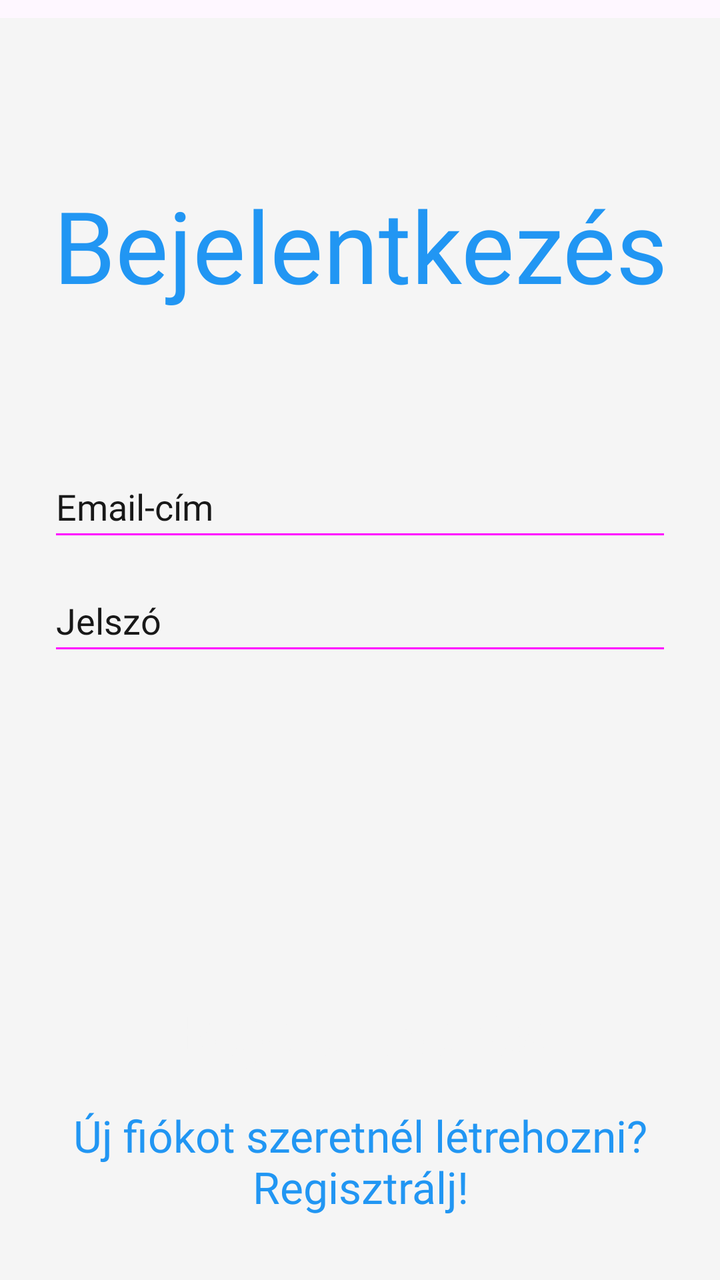
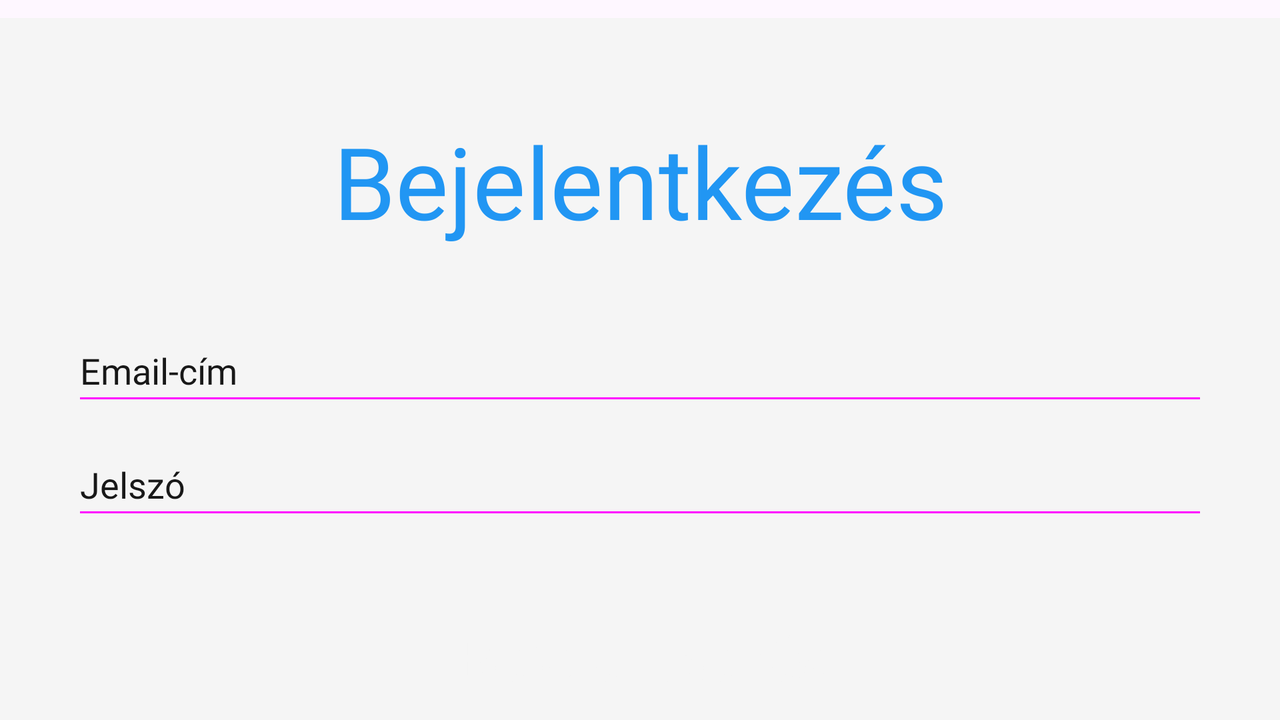

An Android layout and its configuration variant, each rendered on a device that would load it. The default file and the variant file are quoted in full after the pictures.
<!-- AndroidManifest.xml: application theme Theme.Mobilalk_Kotprog -->
<!-- res/layout/activity_login.xml -->
<?xml version="1.0" encoding="utf-8"?>
<RelativeLayout
    xmlns:android="http://schemas.android.com/apk/res/android"
    xmlns:app="http://schemas.android.com/apk/res-auto"
    xmlns:tools="http://schemas.android.com/tools"
    android:layout_width="match_parent"
    android:layout_height="match_parent"
    tools:context=".LoginActivity"
    android:paddingTop="@dimen/small_separator" >

    <include
        android:id="@+id/toolbar"
        layout="@layout/toolbar" />

    <ScrollView
        android:layout_width="match_parent"
        android:layout_height="match_parent"
        android:layout_below="@id/toolbar"
        android:fillViewport="true" >

        <androidx.constraintlayout.widget.ConstraintLayout
            android:layout_width="match_parent"
            android:layout_height="wrap_content"
            android:background="@color/white"
            android:paddingHorizontal="@dimen/activity_padding_horizontal"
            android:paddingVertical="@dimen/activity_padding_vertical" >

            <TextView
                android:id="@+id/loginTitle"
                android:layout_width="wrap_content"
                android:layout_height="wrap_content"
                android:fontFamily="@font/gilroy_heavy"
                android:text="@string/login"
                android:textSize="@dimen/large_font_size"
                android:textAlignment="center"
                android:textColor="@color/dark_blue"
                app:layout_constraintTop_toTopOf="parent"
                app:layout_constraintStart_toStartOf="parent"
                app:layout_constraintEnd_toEndOf="parent" />


            <EditText
                android:id="@+id/emailInput"
                style="@style/AppEditText"
                android:layout_marginTop="@dimen/large_separator"
                android:hint="@string/email"
                android:autofillHints="emailAddress"
                android:inputType="textEmailAddress"
                app:layout_constraintEnd_toEndOf="parent"
                app:layout_constraintStart_toStartOf="parent"
                app:layout_constraintTop_toBottomOf="@id/loginTitle" />

            <TextView
                android:id="@+id/emailError"
                style="@style/AppErrorText"
                app:layout_constraintStart_toStartOf="parent"
                app:layout_constraintEnd_toEndOf="parent"
                app:layout_constraintTop_toBottomOf="@id/emailInput" />

            <EditText
                android:id="@+id/passwordInput"
                style="@style/AppEditText"
                android:hint="@string/password"
                android:autofillHints=""
                android:inputType="textPassword"
                app:layout_constraintEnd_toEndOf="parent"
                app:layout_constraintStart_toStartOf="parent"
                app:layout_constraintTop_toBottomOf="@id/emailError" />

            <TextView
                android:id="@+id/passwordError"
                style="@style/AppErrorText"
                app:layout_constraintStart_toStartOf="parent"
                app:layout_constraintEnd_toEndOf="parent"
                app:layout_constraintTop_toBottomOf="@id/passwordInput" />

            <LinearLayout
                android:id="@+id/buttonsContainer"
                android:layout_width="match_parent"
                android:layout_height="wrap_content"
                android:layout_marginTop="@dimen/large_separator"
                android:gravity="center"
                android:orientation="vertical"
                app:layout_constraintBottom_toBottomOf="parent"
                app:layout_constraintEnd_toEndOf="parent"
                app:layout_constraintStart_toStartOf="parent"
                app:layout_constraintTop_toBottomOf="@id/passwordError"
                app:layout_constraintVertical_bias="1.0" >

                <Button
                    android:id="@+id/loginButton"
                    style="@style/AppButton"
                    android:text="@string/login"
                    android:onClick="login" />

                <TextView
                    android:id="@+id/loginText"
                    android:layout_width="match_parent"
                    android:layout_height="wrap_content"
                    android:minHeight="@dimen/min_touchable_layout_height"
                    android:layout_marginTop="@dimen/small_separator"
                    android:clickable="true"
                    android:focusable="true"
                    android:text="@string/register_link"
                    android:textAlignment="center"
                    android:textColor="@color/dark_blue"
                    android:textSize="@dimen/normal_font_size"
                    android:onClick="openRegisterActivity" />
            </LinearLayout>
        </androidx.constraintlayout.widget.ConstraintLayout>
    </ScrollView>
</RelativeLayout>
<!-- res/layout/toolbar.xml (included above) -->
<?xml version="1.0" encoding="utf-8"?>
<androidx.appcompat.widget.Toolbar
    xmlns:android="http://schemas.android.com/apk/res/android"
    xmlns:app="http://schemas.android.com/apk/res-auto"
    android:id="@+id/toolbar"
    android:layout_width="match_parent"
    android:layout_height="@dimen/min_touchable_layout_height"
    android:layout_alignParentTop="true"
    android:fitsSystemWindows="true"
    android:background="@color/white"
    android:backgroundTint="@color/white"
    android:gravity="center"
    android:titleTextColor="@color/dark_blue"
    app:navigationIconTint="@color/dark_blue"
    android:elevation="4dp" />
<!-- resources referenced by this layout -->
<resources>
  <color name="dark_blue">#2196F3</color>
  <color name="white">#F5F5F5</color>
  <dimen name="activity_padding_horizontal">24dp</dimen>
  <dimen name="activity_padding_vertical">32dp</dimen>
  <dimen name="large_font_size">50sp</dimen>
  <dimen name="large_separator">72dp</dimen>
  <dimen name="min_touchable_layout_height">48dp</dimen>
  <dimen name="normal_font_size">22sp</dimen>
  <dimen name="small_separator">9dp</dimen>
  <string name="email">Email-cím</string>
  <string name="login">Bejelentkezés</string>
  <string name="password">Jelszó</string>
  <string name="register_link">Új fiókot szeretnél létrehozni? Regisztrálj!</string>
  <style name="AppButton" parent="Widget.AppCompat.Button">
          <item name="android:layout_width">match_parent</item>
          <item name="android:layout_height">wrap_content</item>
          <item name="android:background">@drawable/rounded_corner_25dp</item>
          <item name="backgroundTint">@color/dark_blue</item>
          <item name="tint">@color/white</item>
          <item name="android:textColor">@color/white</item>
          <item name="android:textAllCaps">false</item>
          <item name="android:textSize">@dimen/medium_font_size</item>
          <item name="android:textStyle">bold</item>
          <item name="android:paddingStart">16dp</item>
          <item name="android:paddingEnd">16dp</item>
          <item name="android:paddingTop">4dp</item>
          <item name="android:paddingBottom">4dp</item>
          <item name="android:gravity">center</item>
          <item name="android:layout_marginStart">@dimen/small_separator</item>
          <item name="android:layout_marginEnd">@dimen/small_separator</item>
      </style>
  <style name="AppEditText" parent="Widget.AppCompat.EditText">
          <item name="android:layout_width">match_parent</item>
          <item name="android:layout_height">@dimen/min_touchable_layout_height</item>
          <item name="android:layout_marginTop">@dimen/small_separator</item>
          <item name="android:textColor">@color/black</item>
          <item name="android:textColorHint">@color/gray</item>
          <item name="android:backgroundTint">@color/edittext_underline_color</item>
          <item name="android:textCursorDrawable">@color/edittext_underline_color</item>
          <item name="android:textSelectHandleLeft">@drawable/edit_text_handle</item>
          <item name="android:textSelectHandleRight">@drawable/edit_text_handle</item>
          <item name="android:textSelectHandle">@drawable/edit_text_handle</item>
          <item name="android:textColorHighlight">@color/highlight</item>
          <item name="android:textColorHighlightInverse">@color/highlight</item>
      </style>
  <style name="AppErrorText" parent="Widget.AppCompat.TextView">
          <item name="android:layout_width">0dp</item>
          <item name="android:layout_height">wrap_content</item>
          <item name="android:textColor">@color/error</item>
          <item name="android:visibility">gone</item>
          <item name="android:layout_marginStart">4dp</item>
      </style>
  <style name="Theme.Mobilalk_Kotprog" parent="Base.Theme.Mobilalk_Kotprog" />
  <dimen name="medium_font_size">30sp</dimen>
  <color name="black">#181818</color>
  <!-- drawable edit_text_handle (drawable) -->
  <vector xmlns:android="http://schemas.android.com/apk/res/android"
      android:width="24dp"
      android:height="24dp"
      android:viewportWidth="24"
      android:viewportHeight="24" >
  
      <path
          android:fillColor="@color/edittext_underline_color"
          android:pathData="M12,22 C8,22 5,18 6.5,14.5 C7.9,11.4 12,2 12,2 C12,2 16.1,11.4 17.5,14.5 C19,18 16,22 12,22 Z" />
  </vector>
  <color name="error">#D30808</color>
  <style name="Base.Theme.Mobilalk_Kotprog" parent="Theme.Material3.DayNight.NoActionBar">
          <item name="android:fontFamily">@font/gilroy_medium</item>
          <item name="android:windowLightStatusBar">true</item>
          <item name="android:statusBarColor">@color/white</item>
      </style>
</resources>
<!-- res/layout-land/activity_login.xml (the repository's variant of the layout above) -->
<!-- drawn on the phone turned sideways -->
<?xml version="1.0" encoding="utf-8"?>
<RelativeLayout
    xmlns:android="http://schemas.android.com/apk/res/android"
    xmlns:app="http://schemas.android.com/apk/res-auto"
    xmlns:tools="http://schemas.android.com/tools"
    android:layout_width="match_parent"
    android:layout_height="match_parent"
    tools:context=".LoginActivity"
    android:paddingTop="@dimen/small_separator" >

    <include
        android:id="@+id/toolbar"
        layout="@layout/toolbar" />

    <androidx.constraintlayout.widget.ConstraintLayout
        android:layout_width="match_parent"
        android:layout_height="match_parent"
        android:layout_below="@id/toolbar"
        android:background="@color/white"
        android:paddingHorizontal="@dimen/landscape_activity_padding_horizontal"
        android:paddingBottom="@dimen/landscape_activity_padding_vertical" >

        <TextView
            android:id="@+id/loginTitle"
            android:layout_width="wrap_content"
            android:layout_height="wrap_content"
            android:fontFamily="@font/gilroy_heavy"
            android:text="@string/login"
            android:textSize="@dimen/large_font_size"
            android:textAlignment="center"
            android:textColor="@color/dark_blue"
            app:layout_constraintTop_toTopOf="parent"
            app:layout_constraintStart_toStartOf="parent"
            app:layout_constraintEnd_toEndOf="parent" />


        <EditText
            android:id="@+id/emailInput"
            style="@style/AppEditText"
            android:layout_marginTop="@dimen/medium_separator"
            android:hint="@string/email"
            android:inputType="textEmailAddress"
            app:layout_constraintEnd_toEndOf="parent"
            app:layout_constraintHorizontal_bias="0.0"
            app:layout_constraintStart_toStartOf="parent"
            app:layout_constraintTop_toBottomOf="@id/loginTitle"
            android:autofillHints="emailAddress" />

        <EditText
            android:id="@+id/passwordInput"
            style="@style/AppEditText"
            android:hint="@string/password"
            android:inputType="textPassword"
            android:autofillHints=""
            app:layout_constraintEnd_toEndOf="parent"
            app:layout_constraintHorizontal_bias="0.0"
            app:layout_constraintStart_toStartOf="parent"
            app:layout_constraintTop_toBottomOf="@id/emailInput" />

        <Button
            android:id="@+id/loginButton"
            style="@style/AppButton"
            android:layout_marginTop="@dimen/medium_separator"
            android:text="@string/login"
            android:onClick="login"
            app:layout_constraintEnd_toEndOf="parent"
            app:layout_constraintStart_toStartOf="parent"
            app:layout_constraintTop_toBottomOf="@id/passwordInput" />

        <TextView
            android:id="@+id/loginText"
            android:layout_width="match_parent"
            android:layout_height="wrap_content"
            android:layout_marginTop="@dimen/small_separator"
            android:clickable="true"
            android:focusable="true"
            android:text="@string/register_link"
            android:textAlignment="center"
            android:textColor="@color/dark_blue"
            android:textSize="@dimen/normal_font_size"
            android:onClick="openRegisterActivity"
            app:layout_constraintEnd_toEndOf="parent"
            app:layout_constraintStart_toStartOf="parent"
            app:layout_constraintTop_toBottomOf="@id/loginButton" />
    </androidx.constraintlayout.widget.ConstraintLayout>
</RelativeLayout>
<!-- resources referenced by the variant -->
<!-- as the phone turned sideways resolves them -->
<resources>
  <color name="dark_blue">#2196F3</color>
  <color name="white">#F5F5F5</color>
  <dimen name="landscape_activity_padding_horizontal">36dp</dimen>
  <dimen name="landscape_activity_padding_vertical">18dp</dimen>
  <dimen name="large_font_size">50sp</dimen>
  <dimen name="medium_separator">36dp</dimen>
  <dimen name="min_touchable_layout_height">48dp</dimen>
  <dimen name="normal_font_size">22sp</dimen>
  <dimen name="small_separator">9dp</dimen>
  <string name="email">Email-cím</string>
  <string name="login">Bejelentkezés</string>
  <string name="password">Jelszó</string>
  <string name="register_link">Új fiókot szeretnél létrehozni? Regisztrálj!</string>
  <style name="AppButton" parent="Widget.AppCompat.Button">
          <item name="android:layout_width">match_parent</item>
          <item name="android:layout_height">wrap_content</item>
          <item name="android:background">@drawable/rounded_corner_25dp</item>
          <item name="backgroundTint">@color/dark_blue</item>
          <item name="tint">@color/white</item>
          <item name="android:textColor">@color/white</item>
          <item name="android:textAllCaps">false</item>
          <item name="android:textSize">@dimen/medium_font_size</item>
          <item name="android:textStyle">bold</item>
          <item name="android:paddingStart">16dp</item>
          <item name="android:paddingEnd">16dp</item>
          <item name="android:paddingTop">4dp</item>
          <item name="android:paddingBottom">4dp</item>
          <item name="android:gravity">center</item>
          <item name="android:layout_marginStart">@dimen/small_separator</item>
          <item name="android:layout_marginEnd">@dimen/small_separator</item>
      </style>
  <style name="AppEditText" parent="Widget.AppCompat.EditText">
          <item name="android:layout_width">match_parent</item>
          <item name="android:layout_height">@dimen/min_touchable_layout_height</item>
          <item name="android:layout_marginTop">@dimen/small_separator</item>
          <item name="android:textColor">@color/black</item>
          <item name="android:textColorHint">@color/gray</item>
          <item name="android:backgroundTint">@color/edittext_underline_color</item>
          <item name="android:textCursorDrawable">@color/edittext_underline_color</item>
          <item name="android:textSelectHandleLeft">@drawable/edit_text_handle</item>
          <item name="android:textSelectHandleRight">@drawable/edit_text_handle</item>
          <item name="android:textSelectHandle">@drawable/edit_text_handle</item>
          <item name="android:textColorHighlight">@color/highlight</item>
          <item name="android:textColorHighlightInverse">@color/highlight</item>
      </style>
  <style name="Theme.Mobilalk_Kotprog" parent="Base.Theme.Mobilalk_Kotprog" />
  <dimen name="medium_font_size">30sp</dimen>
  <color name="black">#181818</color>
  <!-- drawable edit_text_handle (drawable) -->
  <vector xmlns:android="http://schemas.android.com/apk/res/android"
      android:width="24dp"
      android:height="24dp"
      android:viewportWidth="24"
      android:viewportHeight="24" >
  
      <path
          android:fillColor="@color/edittext_underline_color"
          android:pathData="M12,22 C8,22 5,18 6.5,14.5 C7.9,11.4 12,2 12,2 C12,2 16.1,11.4 17.5,14.5 C19,18 16,22 12,22 Z" />
  </vector>
  <style name="Base.Theme.Mobilalk_Kotprog" parent="Theme.Material3.DayNight.NoActionBar">
          <item name="android:fontFamily">@font/gilroy_medium</item>
          <item name="android:windowLightStatusBar">true</item>
          <item name="android:statusBarColor">@color/white</item>
      </style>
</resources>
